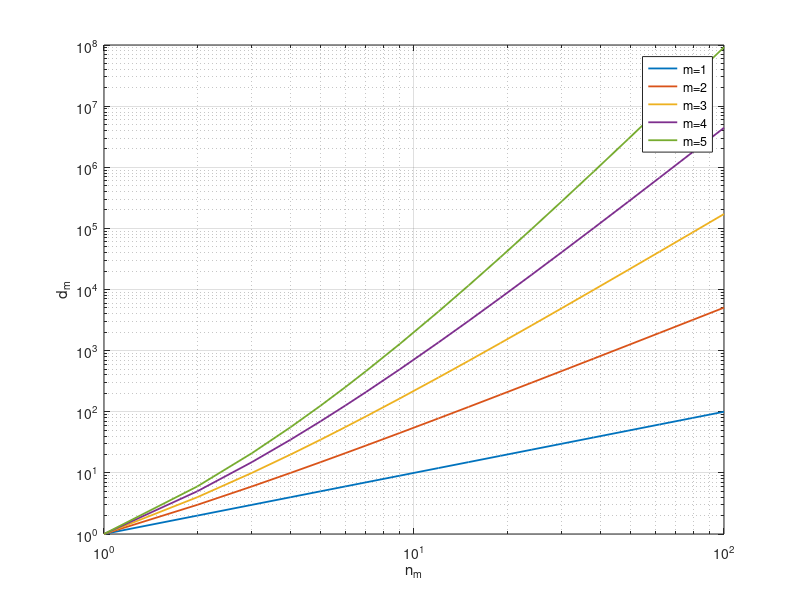
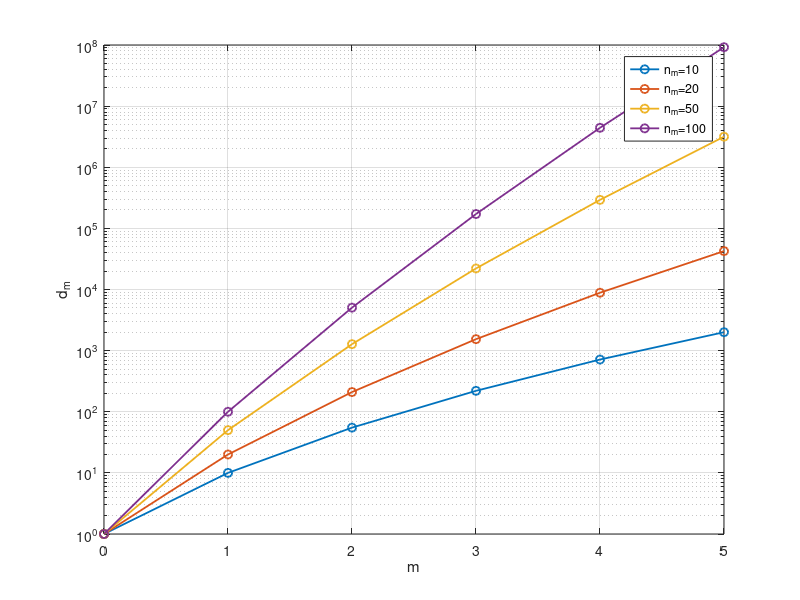

Source code (MATLAB) for these figures, in order:
clear
close all
clc

dimension = 1:5;
lengths = ceil(logspace(0,2,20));
figure()
for m = dimension
    for j = 1:length(lengths)
        nm = lengths(j)
        v(j) = nchoosek(nm+m-1,m);
    end
    loglog(lengths,v,'LineWidth',1.3)
    hold on
end
grid on
xlabel('n_m')
ylabel('d_m')
legend('m=1','m=2','m=3','m=4','m=5');

dimension = 0:5;
lengths = [10 20 50 100];
v=[];
figure()
for nm = lengths
    for m = dimension
        v(m+1) = nchoosek(nm+m-1,m);
    end
    semilogy(dimension,v,'-o','LineWidth',1.3)
    hold on
end
grid on
xlabel('m')
ylabel('d_m')
legend('n_m=10','n_m=20','n_m=50','n_m=100');